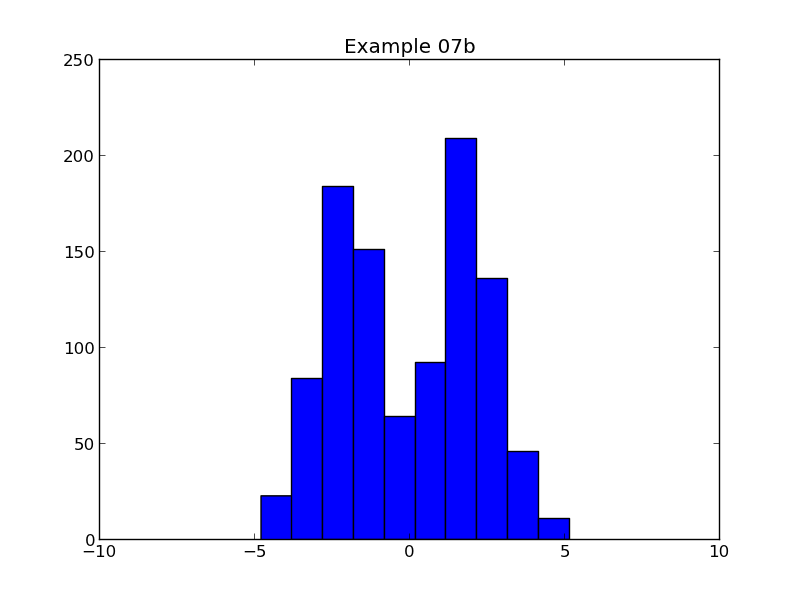

This chart was generated by the following Python code:
import matplotlib.pyplot as pyplot
import plotdata

data = plotdata.data07

pyplot.axis([-10.0,10.0,0.0,250.0])
pyplot.hist(data)

pyplot.title('Example 07b')
pyplot.savefig('example07b.png')
